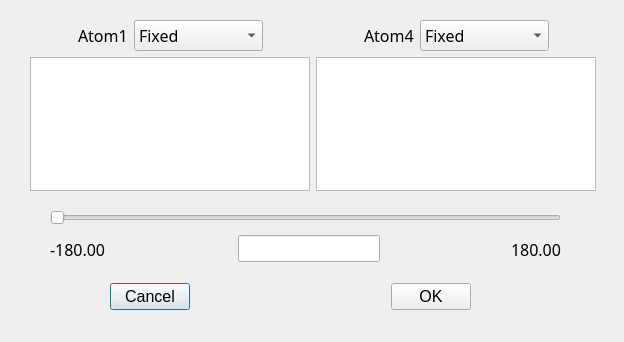
<?xml version="1.0" encoding="UTF-8"?>
<ui version="4.0">
 <class>Dialog_torsion</class>
 <widget class="QDialog" name="Dialog_torsion">
  <property name="geometry">
   <rect>
    <x>0</x>
    <y>0</y>
    <width>624</width>
    <height>342</height>
   </rect>
  </property>
  <property name="windowTitle">
   <string>Dialog</string>
  </property>
  <widget class="QWidget" name="layoutWidget">
   <property name="geometry">
    <rect>
     <x>110</x>
     <y>280</y>
     <width>361</width>
     <height>34</height>
    </rect>
   </property>
   <layout class="QHBoxLayout" name="horizontalLayout">
    <item>
     <widget class="QPushButton" name="pushButton_cancel">
      <property name="font">
       <font>
        <pointsize>12</pointsize>
       </font>
      </property>
      <property name="text">
       <string>Cancel</string>
      </property>
     </widget>
    </item>
    <item>
     <spacer name="sf">
      <property name="orientation">
       <enum>Qt::Horizontal</enum>
      </property>
      <property name="sizeHint" stdset="0">
       <size>
        <width>40</width>
        <height>20</height>
       </size>
      </property>
     </spacer>
    </item>
    <item>
     <widget class="QPushButton" name="pushButton_ok">
      <property name="font">
       <font>
        <pointsize>12</pointsize>
       </font>
      </property>
      <property name="text">
       <string>OK</string>
      </property>
     </widget>
    </item>
   </layout>
  </widget>
  <widget class="QWidget" name="">
   <property name="geometry">
    <rect>
     <x>50</x>
     <y>210</y>
     <width>511</width>
     <height>57</height>
    </rect>
   </property>
   <layout class="QVBoxLayout" name="verticalLayout_3">
    <item>
     <widget class="QSlider" name="horizontalSlider">
      <property name="orientation">
       <enum>Qt::Horizontal</enum>
      </property>
     </widget>
    </item>
    <item>
     <layout class="QHBoxLayout" name="_10">
      <item>
       <widget class="QLabel" name="label21">
        <property name="font">
         <font>
          <family>Sans Serif</family>
          <pointsize>12</pointsize>
         </font>
        </property>
        <property name="text">
         <string>-180.00</string>
        </property>
       </widget>
      </item>
      <item>
       <spacer>
        <property name="orientation">
         <enum>Qt::Horizontal</enum>
        </property>
        <property name="sizeHint" stdset="0">
         <size>
          <width>40</width>
          <height>20</height>
         </size>
        </property>
       </spacer>
      </item>
      <item>
       <widget class="QLineEdit" name="lineEdit">
        <property name="maximumSize">
         <size>
          <width>200</width>
          <height>16777215</height>
         </size>
        </property>
        <property name="font">
         <font>
          <pointsize>12</pointsize>
         </font>
        </property>
       </widget>
      </item>
      <item>
       <spacer>
        <property name="orientation">
         <enum>Qt::Horizontal</enum>
        </property>
        <property name="sizeHint" stdset="0">
         <size>
          <width>40</width>
          <height>20</height>
         </size>
        </property>
       </spacer>
      </item>
      <item>
       <widget class="QLabel" name="label22">
        <property name="font">
         <font>
          <family>Sans Serif</family>
          <pointsize>12</pointsize>
         </font>
        </property>
        <property name="text">
         <string>180.00</string>
        </property>
       </widget>
      </item>
     </layout>
    </item>
   </layout>
  </widget>
  <widget class="QWidget" name="">
   <property name="geometry">
    <rect>
     <x>30</x>
     <y>20</y>
     <width>566</width>
     <height>171</height>
    </rect>
   </property>
   <layout class="QHBoxLayout" name="horizontalLayout_2">
    <item>
     <layout class="QVBoxLayout" name="verticalLayout_2">
      <item>
       <layout class="QHBoxLayout" name="horizontalLayout_6">
        <item>
         <spacer name="horizontalSpacer_6">
          <property name="orientation">
           <enum>Qt::Horizontal</enum>
          </property>
          <property name="sizeHint" stdset="0">
           <size>
            <width>40</width>
            <height>20</height>
           </size>
          </property>
         </spacer>
        </item>
        <item>
         <widget class="QLabel" name="label1">
          <property name="font">
           <font>
            <family>Sans Serif</family>
            <pointsize>12</pointsize>
           </font>
          </property>
          <property name="text">
           <string>Atom1</string>
          </property>
         </widget>
        </item>
        <item>
         <widget class="QComboBox" name="comboBox1">
          <property name="font">
           <font>
            <family>Sans Serif</family>
            <pointsize>12</pointsize>
           </font>
          </property>
          <item>
           <property name="text">
            <string>Fixed</string>
           </property>
          </item>
          <item>
           <property name="text">
            <string>Rotate atom</string>
           </property>
          </item>
          <item>
           <property name="text">
            <string>Rotate group</string>
           </property>
          </item>
         </widget>
        </item>
        <item>
         <spacer name="horizontalSpacer_7">
          <property name="orientation">
           <enum>Qt::Horizontal</enum>
          </property>
          <property name="sizeHint" stdset="0">
           <size>
            <width>40</width>
            <height>20</height>
           </size>
          </property>
         </spacer>
        </item>
       </layout>
      </item>
      <item>
       <widget class="QPlainTextEdit" name="textEdit1"/>
      </item>
     </layout>
    </item>
    <item>
     <layout class="QVBoxLayout" name="verticalLayout">
      <item>
       <layout class="QHBoxLayout" name="horizontalLayout_5">
        <item>
         <spacer name="horizontalSpacer_4">
          <property name="orientation">
           <enum>Qt::Horizontal</enum>
          </property>
          <property name="sizeHint" stdset="0">
           <size>
            <width>40</width>
            <height>20</height>
           </size>
          </property>
         </spacer>
        </item>
        <item>
         <widget class="QLabel" name="label2">
          <property name="font">
           <font>
            <family>Sans Serif</family>
            <pointsize>12</pointsize>
           </font>
          </property>
          <property name="text">
           <string>Atom4</string>
          </property>
         </widget>
        </item>
        <item>
         <widget class="QComboBox" name="comboBox2">
          <property name="font">
           <font>
            <family>Sans Serif</family>
            <pointsize>12</pointsize>
           </font>
          </property>
          <item>
           <property name="text">
            <string>Fixed</string>
           </property>
          </item>
          <item>
           <property name="text">
            <string>Rotate atom</string>
           </property>
          </item>
          <item>
           <property name="text">
            <string>Rotate group</string>
           </property>
          </item>
         </widget>
        </item>
        <item>
         <spacer name="horizontalSpacer_5">
          <property name="orientation">
           <enum>Qt::Horizontal</enum>
          </property>
          <property name="sizeHint" stdset="0">
           <size>
            <width>40</width>
            <height>20</height>
           </size>
          </property>
         </spacer>
        </item>
       </layout>
      </item>
      <item>
       <widget class="QPlainTextEdit" name="textEdit2"/>
      </item>
     </layout>
    </item>
   </layout>
  </widget>
 </widget>
 <resources/>
 <connections/>
</ui>
